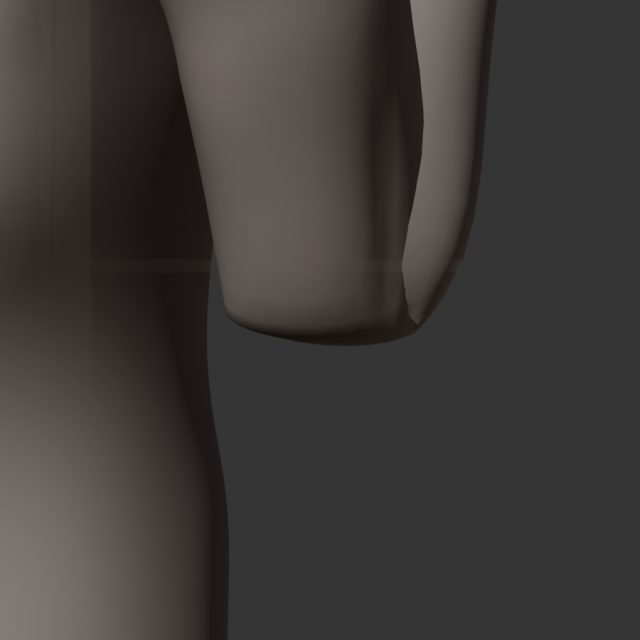
#> input picture ORIGINAL_V1_WORK/candidates/pose_review_r1/pose_curl_handle_close_elbow_b.jpg, 640 x 640 px, given in place of f000_rear.png, which was not available
$ python compose_review_media.py ../../ORIGINAL_V1_WORK/candidates/pose_review_r1 ../../ORIGINAL_V1_WORK/candidates/pose_review_r1/pose_curl_handle_close_hand_b.jpg 5 ../../ORIGINAL_V1_WORK/candidates/pose_review_r1/pose_curl_handle_close_hand_b.jpg ../../ORIGINAL_V1_WORK/candidates/pose_review_r1/pose_curl_handle_close_hand_b.jpg
#> lines starting #> are read from the running program, lines starting #| are printed output that depends on the picture
"""Compose R52 | R59 side-by-side review stills and an MP4 from two rendered press sequences (no Blender needed).
  python3 compose_review_media.py <seqdir> <outdir> <frames>
"""
import subprocess
import os
import sys
from pathlib import Path

from PIL import Image, ImageDraw, ImageFont

seq, out, n = Path(sys.argv[1]), Path(sys.argv[2]), int(sys.argv[3])
CAND = sys.argv[4] if len(sys.argv) > 4 else "R59"
CAND_NAME = sys.argv[5] if len(sys.argv) > 5 else "R59 (smoothed timing)"
out.mkdir(parents=True, exist_ok=True)
tmp = out / "_frames"; tmp.mkdir(exist_ok=True)
B = ImageFont.truetype('/usr/share/fonts/truetype/dejavu/DejaVuSans-Bold.ttf', 22)
F = ImageFont.truetype('/usr/share/fonts/truetype/dejavu/DejaVuSans.ttf', 18)
LABELS = (("R52", "R52 (before)"), (CAND, CAND_NAME))
VIEWS = ("rear", "three_quarter")
BG = (28, 28, 30)


def ht(t):
    k = t * t * (3 - 2 * t)
    top = os.environ.get("R70_TOP")
    k0 = 0.625 * 0.625 * (3 - 2 * 0.625)
    if top and k > k0:
        # R70: candidate on the new top-of-press path (r70_press_path.py); left panel R52 stays on Work's path
        u = (k - k0) / (1 - k0); h = u * u * (3 - 2 * u)
        return 70 + 96 * k - (166 - float(top.split(":")[0])) * h
    return 70 + 96 * k


def tile(lab, i, view, size=420):
#> called with lab = 'R52', i = 0, view = 'rear', size = 420
    a = Image.open(seq / lab / f"f{i:03d}_{view}.png").convert("RGBA")
    b = Image.new("RGBA", a.size, BG + (255,)); b.alpha_composite(a)
    return b.convert("RGB").resize((size, size))


def frame(i, size=420):
    img = Image.new("RGB", (size * 4, size + 70), BG)
    d = ImageDraw.Draw(img)
    x = 0
    for lab, name in LABELS:
        for view in VIEWS:
            img.paste(tile(lab, i, view, size), (x, 40))
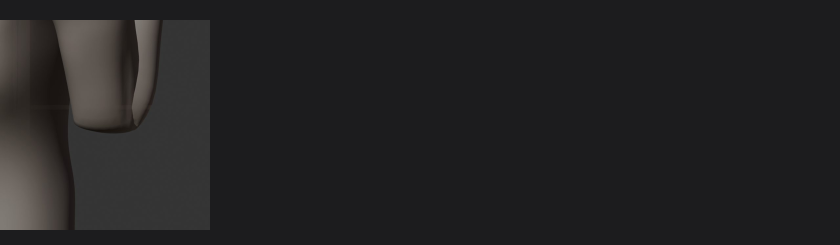
#> img: PIL image 1680x490 RGB (shown at 1/2 size); mean R, G, B 35.2, 34.5, 35.5
            d.text((x + 8, 8), f"{name} - {view.replace('_', ' ')}", fill=(235, 235, 235), font=F)
            x += size
    t = i / n
    d.text((8, size + 44), f"arm elevation {ht(t):.0f} deg   (t = {t:.2f})   review only - not approved", fill=(235, 235, 235), font=B)
    return img


for i in range(n + 1):
#> (the run stopped early here; a loop or call above may not have finished)

$ run again, on ORIGINAL_V1_WORK/candidates/pose_review_r1/pose_curl_peak_front.jpg
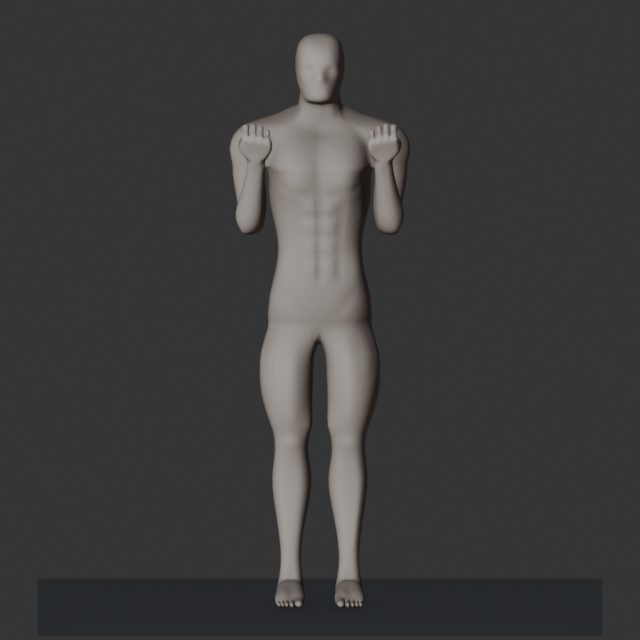
#> input picture ORIGINAL_V1_WORK/candidates/pose_review_r1/pose_curl_peak_front.jpg, 640 x 640 px, given in place of f000_rear.png, which was not available
#> in frame, `img.paste(tile(lab, i, view, size), (x, 40))`:
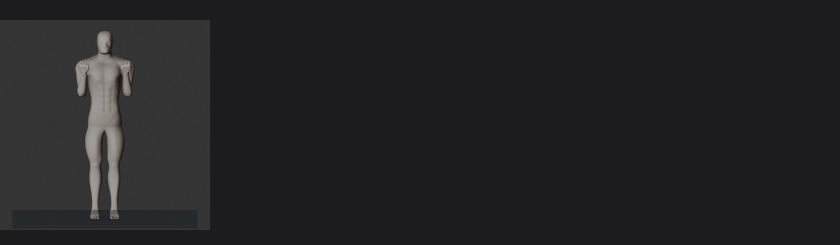
#> img: PIL image 1680x490 RGB (shown at 1/2 size); mean R, G, B 35, 34.9, 36.4
